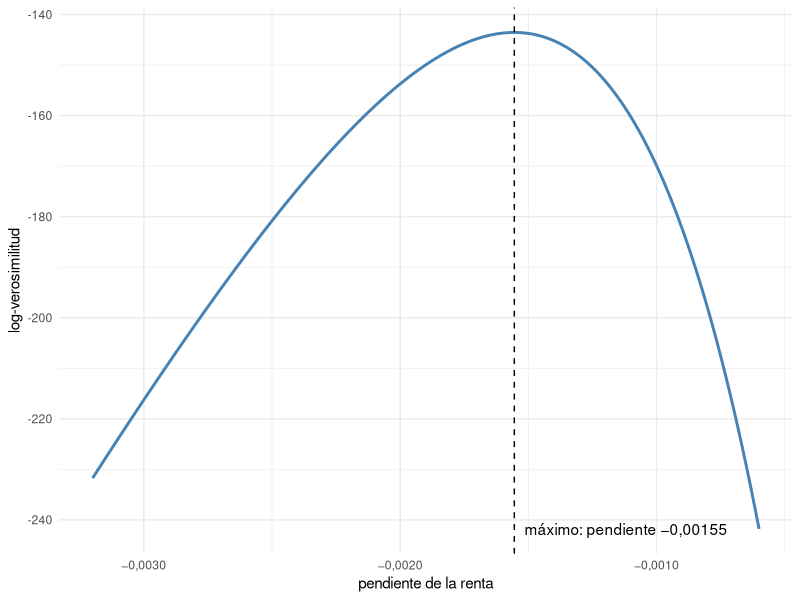

R code for this plot:
## ---- chunk 1
#| include: false
library(tidyverse)
tienda <- read_csv("data/tienda.csv", show_col_types = FALSE)
logit_r <- glm(descuento ~ renta, data = tienda, family = "binomial")
logit   <- glm(descuento ~ renta + edad + zona, data = tienda, family = "binomial")
nulo    <- glm(descuento ~ 1, data = tienda, family = "binomial")
coma <- function(x, d = 2) sub("^-", "−", format(round(x, d), decimal.mark = ",", big.mark = ".", nsmall = d))
## ---- chunk 2
#| fig-width: 7
#| fig-height: 3
b0 <- coef(logit_r)[1]
ll <- function(b1) {
  p <- plogis(b0 + b1 * tienda$renta)
  sum(tienda$descuento * log(p) + (1 - tienda$descuento) * log(1 - p))
}
curva <- tibble(b1 = seq(-0.0032, -0.0006, length.out = 200)) |> mutate(l = map_dbl(b1, ll))
ggplot(curva, aes(b1, l)) + geom_line(linewidth = 1, colour = "steelblue") +
  geom_vline(xintercept = coef(logit_r)[2], linetype = "dashed") +
  annotate("text", x = coef(logit_r)[2], y = min(curva$l), hjust = -0.05,
           label = paste0("máximo: pendiente ", coma(coef(logit_r)[2], 5))) +
  scale_x_continuous(labels = \(x) coma(x, 4)) +
  labs(x = "pendiente de la renta", y = "log-verosimilitud") + theme_minimal()
## ---- chunk 3
#| include: false
l0 <- as.numeric(logLik(nulo)); l1 <- as.numeric(logLik(logit_r)); l3 <- as.numeric(logLik(logit))
## ---- chunk 4
#| include: false
prob <- predict(logit, type = "response"); q <- predict(lm(descuento ~ renta + edad + zona, data = tienda))
## ---- chunk 5
#| echo: true
#| output: false
mlp <- lm(descuento ~ renta + edad + zona, data = tienda)
perfiles <- tibble(renta = c(1000, 1500, 3000), edad = 40, zona = "ciudad")
pp <- predict(logit, newdata = perfiles, type = "response")
pl <- predict(mlp, newdata = perfiles)
